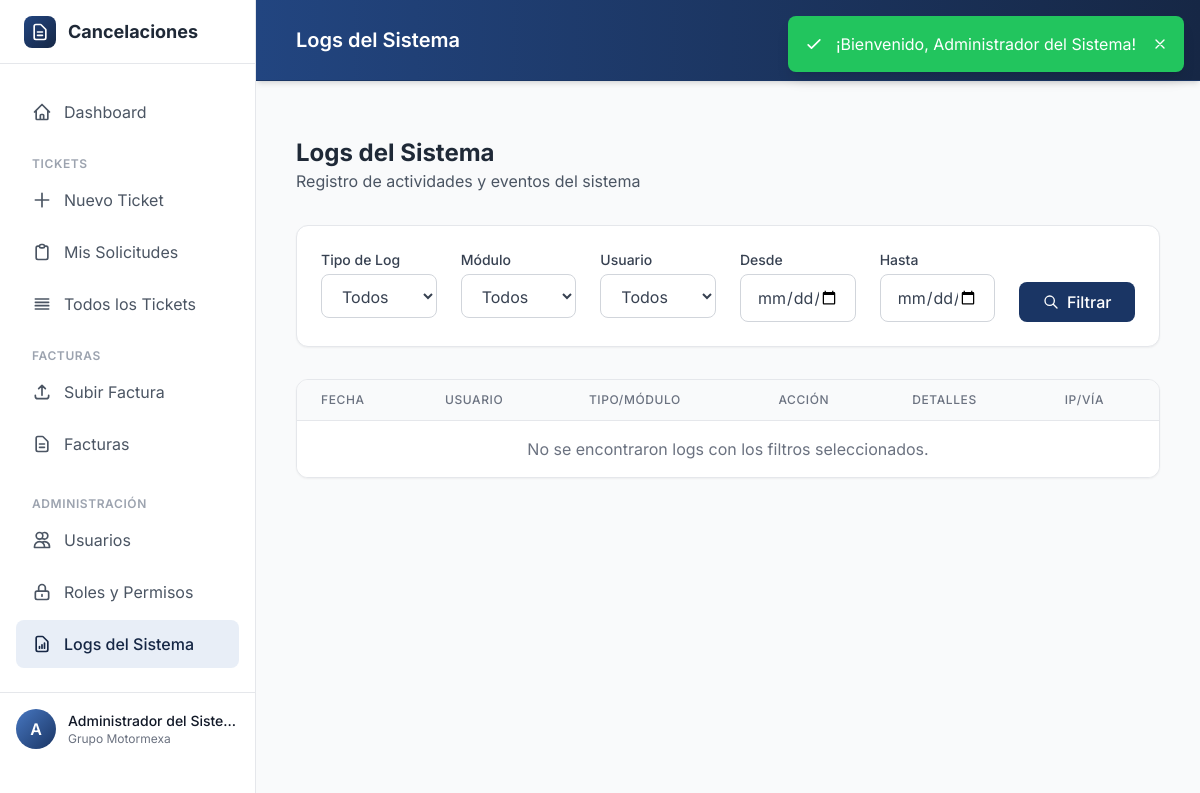
The page /index.php/admin/logs (signed in) on the database its author committed.
### tables this page shows
CREATE TABLE IF NOT EXISTS usuarios (
    id INT PRIMARY KEY AUTO_INCREMENT,
    username VARCHAR(50) NOT NULL,
    email VARCHAR(100) NOT NULL,
    password_hash VARCHAR(255) NOT NULL,
    nombre_completo VARCHAR(150) NOT NULL,
    empresa ENUM('grupo_motormexa', 'automotriz_motormexa') NOT NULL,
    departamento VARCHAR(100) NULL,
    activo TINYINT(1) DEFAULT 1,
    fecha_creacion TIMESTAMP DEFAULT CURRENT_TIMESTAMP,
    ultimo_login TIMESTAMP NULL,
    reset_token VARCHAR(100) NULL,
    reset_expiry TIMESTAMP NULL,
    UNIQUE KEY uk_username (username),
    UNIQUE KEY uk_email (email),
    INDEX idx_empresa (empresa),
    INDEX idx_activo (activo)
);

### views/admin/logs.php (the view, shortened to what the rows shown need)
<div class="container mx-auto px-4 py-8">
    <div class="mb-8 flex justify-between items-center">
        <div>
            <h1 class="text-2xl font-bold text-gray-800"><?= $title ?></h1>
            <p class="text-gray-600">Registro de actividades y eventos del sistema</p>
        </div>
    </div>
    <div class="bg-white rounded-xl shadow-sm border border-gray-200 p-6 mb-8">
        <form method="GET" action="<?= BASE_URL ?>admin/logs" class="grid grid-cols-1 md:grid-cols-3 lg:grid-cols-6 gap-4">
            <div>
                <label class="block text-sm font-medium text-gray-700 mb-1">Tipo de Log</label>
                <select name="tipo_log" class="form-select">
                    <option value="">Todos</option>
                </select>
            </div>
            <div>
                <label class="block text-sm font-medium text-gray-700 mb-1">Módulo</label>
                <select name="modulo" class="form-select">
                    <option value="">Todos</option>
                </select>
            </div>
            <div>
                <label class="block text-sm font-medium text-gray-700 mb-1">Usuario</label>
                <select name="usuario_id" class="form-select">
                    <option value="">Todos</option>
                </select>
            </div>
            <div>
                <label class="block text-sm font-medium text-gray-700 mb-1">Desde</label>
                <input type="date" name="fecha_desde" value="<?= $filters['fecha_desde'] ?? '' ?>" class="form-input">
            </div>
            <div>
                <label class="block text-sm font-medium text-gray-700 mb-1">Hasta</label>
                <input type="date" name="fecha_hasta" value="<?= $filters['fecha_hasta'] ?? '' ?>" class="form-input">
            </div>
            <div class="flex items-end">
                <button type="submit" class="w-full bg-primary-600 hover:bg-primary-700 text-white font-medium py-2 px-4 rounded-lg transition duration-150 flex items-center justify-center">
                    <svg class="w-4 h-4 mr-2" fill="none" stroke="currentColor" viewBox="0 0 24 24">
                        <path stroke-linecap="round" stroke-linejoin="round" stroke-width="2" d="M21 21l-6-6m2-5a7 7 0 11-14 0 7 7 0 0114 0z"/>
                    </svg>
                    Filtrar
                </button>
            </div>
        </form>
    </div>
    <div class="bg-white rounded-xl shadow-sm border border-gray-200 overflow-hidden">
        <div class="overflow-x-auto">
            <table class="min-w-full divide-y divide-gray-200">
                <thead class="bg-gray-50">
                    <tr>
                        <th class="px-6 py-3 text-left text-xs font-medium text-gray-500 uppercase tracking-wider">Fecha</th>
                        <th class="px-6 py-3 text-left text-xs font-medium text-gray-500 uppercase tracking-wider">Usuario</th>
                        <th class="px-6 py-3 text-left text-xs font-medium text-gray-500 uppercase tracking-wider">Tipo/Módulo</th>
                        <th class="px-6 py-3 text-left text-xs font-medium text-gray-500 uppercase tracking-wider">Acción</th>
                        <th class="px-6 py-3 text-left text-xs font-medium text-gray-500 uppercase tracking-wider">Detalles</th>
                        <th class="px-6 py-3 text-left text-xs font-medium text-gray-500 uppercase tracking-wider">IP/Vía</th>
                    </tr>
                </thead>
                <tbody class="bg-white divide-y divide-gray-200">
                    <?php if (empty($logs)): ?>
                        <tr>
                            <td colspan="6" class="px-6 py-4 text-center text-gray-500">No se encontraron logs con los filtros seleccionados.</td>
                        </tr>
                    <?php endif; ?>
                </tbody>
            </table>
        </div>
    </div>
</div>

### views/layouts/sidebar.php (shortened to what the rows shown need)
<?php
$currentPath = parse_url($_SERVER['REQUEST_URI'], PHP_URL_PATH);
?>
<aside id="sidebar" class="fixed inset-y-0 left-0 z-50 w-64 bg-white border-r border-gray-200 transform -translate-x-full lg:translate-x-0 lg:static lg:inset-0 transition-transform duration-300 ease-in-out">
    <div class="flex items-center h-16 px-6 border-b border-gray-200">
        <a href="<?= BASE_URL ?>dashboard" class="flex items-center space-x-3">
            <div class="w-8 h-8 bg-gradient-to-br from-primary-500 to-primary-700 rounded-lg flex items-center justify-center">
                <svg class="w-5 h-5 text-white" fill="none" stroke="currentColor" viewBox="0 0 24 24">
                    <path stroke-linecap="round" stroke-linejoin="round" stroke-width="2" d="M9 12h6m-6 4h6m2 5H7a2 2 0 01-2-2V5a2 2 0 012-2h5.586a1 1 0 01.707.293l5.414 5.414a1 1 0 01.293.707V19a2 2 0 01-2 2z"/>
                </svg>
            </div>
            <span class="text-lg font-bold text-gray-800">Cancelaciones</span>
        </a>
    </div>
    <nav class="flex-1 px-4 py-6 space-y-1 overflow-y-auto">
        <a href="<?= BASE_URL ?>dashboard" class="sidebar-link <?= $currentPath === '/dashboard' || $currentPath === '/' ? 'active' : '' ?>">
            <svg class="w-5 h-5 mr-3" fill="none" stroke="currentColor" viewBox="0 0 24 24">
                <path stroke-linecap="round" stroke-linejoin="round" stroke-width="2" d="M3 12l2-2m0 0l7-7 7 7M5 10v10a1 1 0 001 1h3m10-11l2 2m-2-2v10a1 1 0 01-1 1h-3m-6 0a1 1 0 001-1v-4a1 1 0 011-1h2a1 1 0 011 1v4a1 1 0 001 1m-6 0h6"/>
            </svg>
            Dashboard
        </a>
        <div class="pt-4">
            <p class="px-4 text-xs font-semibold text-gray-400 uppercase tracking-wider">Tickets</p>
        </div>
        <?php if (PermissionHelper::hasPermission('tickets.create')): ?>
        <a href="<?= BASE_URL ?>tickets/crear" class="sidebar-link <?= strpos($currentPath, '/tickets/crear') !== false ? 'active' : '' ?>">
            <svg class="w-5 h-5 mr-3" fill="none" stroke="currentColor" viewBox="0 0 24 24">
                <path stroke-linecap="round" stroke-linejoin="round" stroke-width="2" d="M12 4v16m8-8H4"/>
            </svg>
            Nuevo Ticket
        </a>
        <?php endif; ?>
        <?php if (PermissionHelper::hasPermission('tickets.view.own')): ?>
        <?php if (PermissionHelper::isConsulta()): ?>
        <a href="<?= BASE_URL ?>solicitudes" class="sidebar-link <?= strpos($currentPath, '/solicitudes') !== false ? 'active' : '' ?>">
            <svg class="w-5 h-5 mr-3" fill="none" stroke="currentColor" viewBox="0 0 24 24">
                <path stroke-linecap="round" stroke-linejoin="round" stroke-width="2" d="M9 5H7a2 2 0 00-2 2v12a2 2 0 002 2h10a2 2 0 002-2V7a2 2 0 00-2-2h-2M9 5a2 2 0 002 2h2a2 2 0 002-2M9 5a2 2 0 012-2h2a2 2 0 012 2"/>
            </svg>
            Solicitudes
        </a>
        <?php else: ?>
        <a href="<?= BASE_URL ?>mis-solicitudes" class="sidebar-link <?= strpos($currentPath, '/mis-solicitudes') !== false ? 'active' : '' ?>">
            <svg class="w-5 h-5 mr-3" fill="none" stroke="currentColor" viewBox="0 0 24 24">
                <path stroke-linecap="round" stroke-linejoin="round" stroke-width="2" d="M9 5H7a2 2 0 00-2 2v12a2 2 0 002 2h10a2 2 0 002-2V7a2 2 0 00-2-2h-2M9 5a2 2 0 002 2h2a2 2 0 002-2M9 5a2 2 0 012-2h2a2 2 0 012 2"/>
            </svg>
            Mis Solicitudes
        </a>
        <?php endif; ?>
        <?php endif; ?>
        <?php if (PermissionHelper::hasPermission('tickets.view.all')): ?>
        <a href="<?= BASE_URL ?>tickets" class="sidebar-link <?= $currentPath === '/tickets' ? 'active' : '' ?>">
            <svg class="w-5 h-5 mr-3" fill="none" stroke="currentColor" viewBox="0 0 24 24">
                <path stroke-linecap="round" stroke-linejoin="round" stroke-width="2" d="M4 6h16M4 10h16M4 14h16M4 18h16"/>
            </svg>
            Todos los Tickets
        </a>
        <?php endif; ?>
        <?php if (PermissionHelper::hasAnyPermission(['facturas.view.own', 'facturas.view.empresa', 'facturas.view.all', 'facturas.upload'])): ?>
        <div class="pt-4">
            <p class="px-4 text-xs font-semibold text-gray-400 uppercase tracking-wider">Facturas</p>
        </div>
        <?php if (PermissionHelper::hasPermission('facturas.upload')): ?>
        <a href="<?= BASE_URL ?>facturas/subir" class="sidebar-link <?= strpos($currentPath, '/facturas/subir') !== false ? 'active' : '' ?>">
            <svg class="w-5 h-5 mr-3" fill="none" stroke="currentColor" viewBox="0 0 24 24">
                <path stroke-linecap="round" stroke-linejoin="round" stroke-width="2" d="M4 16v1a3 3 0 003 3h10a3 3 0 003-3v-1m-4-8l-4-4m0 0L8 8m4-4v12"/>
            </svg>
            Subir Factura
        </a>
        <?php endif; ?>
        <a href="<?= BASE_URL ?>facturas" class="sidebar-link <?= strpos($currentPath, '/facturas') !== false && strpos($currentPath, '/facturas/subir') === false ? 'active' : '' ?>">
            <svg class="w-5 h-5 mr-3" fill="none" stroke="currentColor" viewBox="0 0 24 24">
                <path stroke-linecap="round" stroke-linejoin="round" stroke-width="2" d="M9 12h6m-6 4h6m2 5H7a2 2 0 01-2-2V5a2 2 0 012-2h5.586a1 1 0 01.707.293l5.414 5.414a1 1 0 01.293.707V19a2 2 0 01-2 2z"/>
            </svg>
            Facturas
        </a>
        <?php endif; ?>
        <?php if (PermissionHelper::isAdmin()): ?>
        <div class="pt-6">
            <p class="px-4 text-xs font-semibold text-gray-400 uppercase tracking-wider">Administración</p>
        </div>
        <a href="<?= BASE_URL ?>usuarios" class="sidebar-link <?= strpos($currentPath, '/usuarios') !== false ? 'active' : '' ?>">
            <svg class="w-5 h-5 mr-3" fill="none" stroke="currentColor" viewBox="0 0 24 24">
                <path stroke-linecap="round" stroke-linejoin="round" stroke-width="2" d="M12 4.354a4 4 0 110 5.292M15 21H3v-1a6 6 0 0112 0v1zm0 0h6v-1a6 6 0 00-9-5.197M13 7a4 4 0 11-8 0 4 4 0 018 0z"/>
            </svg>
            Usuarios
        </a>
        <a href="<?= BASE_URL ?>admin/roles" class="sidebar-link <?= strpos($currentPath, '/admin/roles') !== false ? 'active' : '' ?>">
            <svg class="w-5 h-5 mr-3" fill="none" stroke="currentColor" viewBox="0 0 24 24">
                <path stroke-linecap="round" stroke-linejoin="round" stroke-width="2" d="M12 15v2m-6 4h12a2 2 0 002-2v-6a2 2 0 00-2-2H6a2 2 0 00-2 2v6a2 2 0 002 2zm10-10V7a4 4 0 00-8 0v4h8z"/>
            </svg>
            Roles y Permisos
        </a>
        <?php if (PermissionHelper::hasPermission('reports.logs')): ?>
        <a href="<?= BASE_URL ?>admin/logs" class="sidebar-link <?= strpos($currentPath, '/admin/logs') !== false ? 'active' : '' ?>">
            <svg class="w-5 h-5 mr-3" fill="none" stroke="currentColor" viewBox="0 0 24 24">
                <path stroke-linecap="round" stroke-linejoin="round" stroke-width="2" d="M9 17v-2m3 2v-4m3 4v-6m2 10H7a2 2 0 01-2-2V5a2 2 0 012-2h5.586a1 1 0 01.707.293l5.414 5.414a1 1 0 01.293.707V19a2 2 0 01-2 2z"/>
            </svg>
            Logs del Sistema
        </a>
        <?php endif; ?>
        <?php endif; ?>
    </nav>
    <div class="p-4 border-t border-gray-200">
        <div class="flex items-center space-x-3">
            <div class="w-10 h-10 bg-gradient-to-br from-primary-400 to-primary-600 rounded-full flex items-center justify-center">
                <span class="text-white font-semibold">
                    <?= strtoupper(substr($user['nombre_completo'] ?? 'U', 0, 1)) ?>
                </span>
            </div>
            <div class="flex-1 min-w-0">
                <p class="text-sm font-medium text-gray-900 truncate">
                    <?= htmlspecialchars($user['nombre_completo'] ?? 'Usuario') ?>
                </p>
                <p class="text-xs text-gray-500 truncate">
                    <?= EMPRESAS[$user['empresa'] ?? 'grupo_motormexa'] ?? 'Empresa' ?>
                </p>
            </div>
        </div>
    </div>
</aside>

### rows shown on the page
usuarios: nombre_completo "A", nombre_completo "Administrador del Siste…", empresa "Grupo Motormexa"

### other values the page prints
$title "Logs del Sistema"
$message "¡Bienvenido, Administrador del Sistema!"
